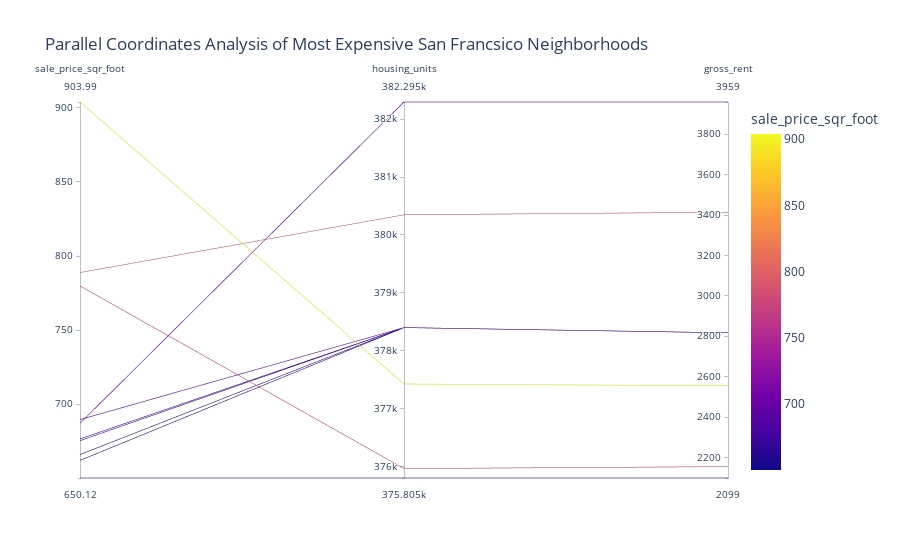

Here is the notebook cell this chart was saved with:
### Code cell
# Parallel Coordinates Plot
parallel_coordinates_plot = px.parallel_coordinates(expensive_df, color = 'sale_price_sqr_foot', 
                        title = 'Parallel Coordinates Analysis of Most Expensive San Francsico Neighborhoods',
                       height = 500)
parallel_coordinates_plot

### Figure 1 — Plotly figure (JSON) as saved in the notebook; plotly's stock layout.template omitted (floating-point values rounded to 4 significant figures)
{"data": [{"dimensions": [{"label": "sale_price_sqr_foot", "values": [904.0, 788.8, 779.8, 689.6, 687.1, 676.5, 675.4, 666.0, 662.0, 650.1]}, {"label": "housing_units", "values": [377400.0, 380348, 376000.0, 378401, 382295, 378401, 378401, 378401, 378401, 375805]}, {"label": "gross_rent", "values": [2555.0, 3414, 2155.0, 2817.0, 3959, 2817.0, 2817.0, 2817.0, 2817.0, 2099]}], "domain": {"x": [0, 1], "y": [0, 1]}, "line": {"color": [904.0, 788.8, 779.8, 689.6, 687.1, 676.5, 675.4, 666.0, 662.0, 650.1], "coloraxis": "coloraxis"}, "name": "", "type": "parcoords"}], "layout": {"autosize": true, "coloraxis": {"colorbar": {"title": {"text": "sale_price_sqr_foot"}}, "colorscale": [[0, "#0d0887"], [0.1111, "#46039f"], [0.2222, "#7201a8"], [0.3333, "#9c179e"], [0.4444, "#bd3786"], [0.5556, "#d8576b"], [0.6667, "#ed7953"], [0.7778, "#fb9f3a"], [0.8889, "#fdca26"], [1, "#f0f921"]]}, "legend": {"tracegroupgap": 0}, "title": {"text": "Parallel Coordinates Analysis of Most Expensive San Francsico Neighborhoods"}}}
